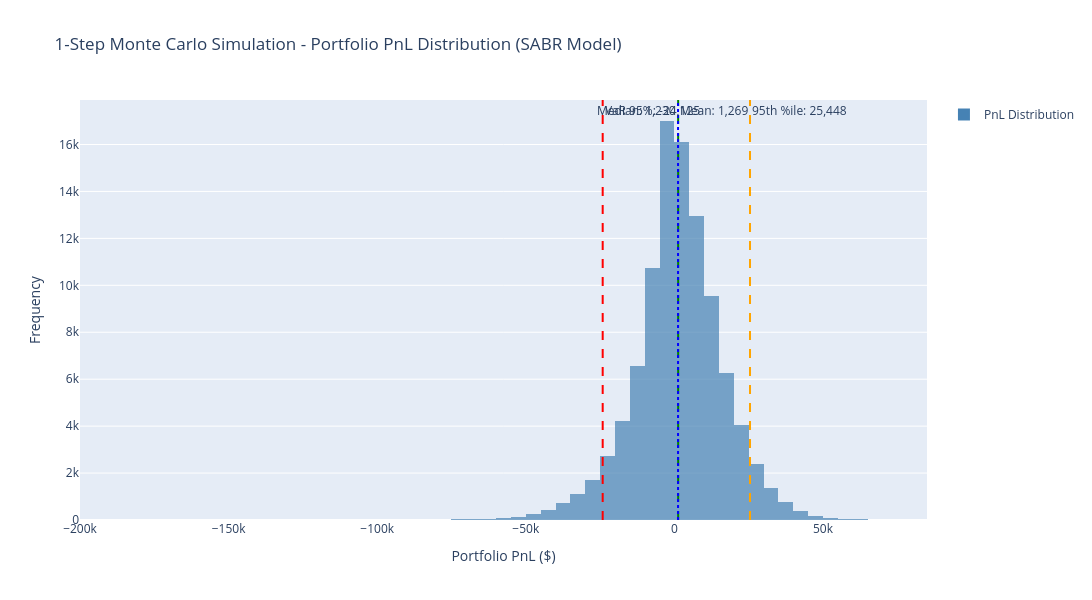

The cell this chart's notebook holds for it:
### Code cell
# Visualize Monte Carlo PnL distribution
fig_mc = go.Figure()

# Add histogram of PnL distribution
fig_mc.add_trace(go.Histogram(
    x=option_pnls_all,
    nbinsx=100,
    name='PnL Distribution',
    marker=dict(color='steelblue', opacity=0.7),
    showlegend=True
))

# Add vertical lines for statistics
mean_pnl = option_pnls_all.mean()
median_pnl = np.median(option_pnls_all)
var_5 = np.percentile(option_pnls_all, 5)
var_95 = np.percentile(option_pnls_all, 95)

fig_mc.add_vline(x=mean_pnl, line_dash="dash", line_color="green", 
                 annotation_text=f"Mean: {mean_pnl:,.0f}", annotation_position="top right")
fig_mc.add_vline(x=median_pnl, line_dash="dot", line_color="blue", 
                 annotation_text=f"Median: {median_pnl:,.0f}", annotation_position="top left")
fig_mc.add_vline(x=var_5, line_dash="dash", line_color="red", 
                 annotation_text=f"VaR 95%: {var_5:,.0f}")
fig_mc.add_vline(x=var_95, line_dash="dash", line_color="orange", 
                 annotation_text=f"95th %ile: {var_95:,.0f}")

fig_mc.update_layout(
    title='1-Step Monte Carlo Simulation - Portfolio PnL Distribution (SABR Model)',
    xaxis_title='Portfolio PnL ($)',
    yaxis_title='Frequency',
    hovermode='x unified',
    width=1200,
    height=600,
    font=dict(size=12),
    showlegend=True
)

fig_mc.show()

# Store results in a DataFrame for further analysis
df_mc_results = pd.DataFrame({
    'F_simulated': F_new_simulated,
    'alpha_simulated': sigma_new_simulated,
    'portfolio_pnl': option_pnls_all
})

print("\nFirst 10 simulation results:")
display(df_mc_results.head(10))

### Figure 1 — Plotly figure (JSON) as saved in the notebook; plotly's stock layout.template omitted (floating-point values rounded to 4 significant figures; data arrays with more than 128 entries replaced by an {"elided": "..."} marker saying what was removed)
{"data": [{"marker": {"color": "steelblue", "opacity": 0.7}, "name": "PnL Distribution", "nbinsx": 100, "showlegend": true, "type": "histogram", "x": {"elided": "100000 float values"}}], "layout": {"annotations": [{"showarrow": false, "text": "Mean: 1,269", "x": 1269.0, "xanchor": "left", "xref": "x", "y": 1, "yanchor": "top", "yref": "y domain"}, {"showarrow": false, "text": "Median: 1,230", "x": 1230.0, "xanchor": "right", "xref": "x", "y": 1, "yanchor": "top", "yref": "y domain"}, {"showarrow": false, "text": "VaR 95%: -24,125", "x": -24120.0, "xanchor": "left", "xref": "x", "y": 1, "yanchor": "top", "yref": "y domain"}, {"showarrow": false, "text": "95th %ile: 25,448", "x": 25450.0, "xanchor": "left", "xref": "x", "y": 1, "yanchor": "top", "yref": "y domain"}], "font": {"size": 12}, "height": 600, "hovermode": "x unified", "shapes": [{"line": {"color": "green", "dash": "dash"}, "type": "line", "x0": 1269.0, "x1": 1269.0, "xref": "x", "y0": 0, "y1": 1, "yref": "y domain"}, {"line": {"color": "blue", "dash": "dot"}, "type": "line", "x0": 1230.0, "x1": 1230.0, "xref": "x", "y0": 0, "y1": 1, "yref": "y domain"}, {"line": {"color": "red", "dash": "dash"}, "type": "line", "x0": -24120.0, "x1": -24120.0, "xref": "x", "y0": 0, "y1": 1, "yref": "y domain"}, {"line": {"color": "orange", "dash": "dash"}, "type": "line", "x0": 25450.0, "x1": 25450.0, "xref": "x", "y0": 0, "y1": 1, "yref": "y domain"}], "showlegend": true, "title": {"text": "1-Step Monte Carlo Simulation - Portfolio PnL Distribution (SABR Model)"}, "width": 1200, "xaxis": {"title": {"text": "Portfolio PnL ($)"}}, "yaxis": {"title": {"text": "Frequency"}}}}
